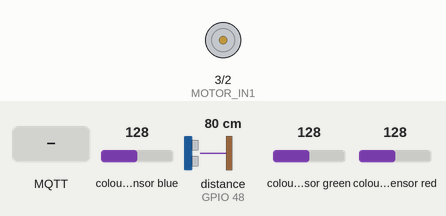
Recording of a program running on a simulated ESP32-C3. On the bench: motor-driver pin pairs drawn as motors (green arrow = first pin HIGH = forward, orange = second pin HIGH = backward, longer = more drive). The inputs (shaded band) are chosen by the test bench; at power-on: distance to the obstacle (sensor on GPIO 48) 80 cm, colour sensor blue 128, colour sensor green 128, colour sensor red 128. WiFi joins after 1.5 s; servers stay silent unless stated; no MQTT or app messages arrive unless stated; what the program prints to the serial monitor is not drawn.

Above: at 3.7 s.
3.8 s: MQTT message "analyze" arrives on the first subscribed topic
At 5.8 s:
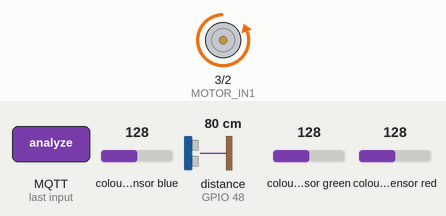
6.1 s: distance to the obstacle (sensor on GPIO 48) set to 4 cm
7.6 s: distance to the obstacle (sensor on GPIO 48) set to 2 cm
At 7.9 s:
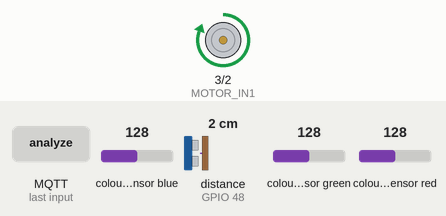
9.1 s: distance to the obstacle (sensor on GPIO 48) set to 9 cm
At 10.1 s:
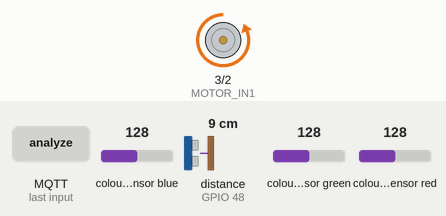
10.6 s: distance to the obstacle (sensor on GPIO 48) set to 196 cm
12.1 s: distance to the obstacle (sensor on GPIO 48) set to 204 cm
At 13.3 s:
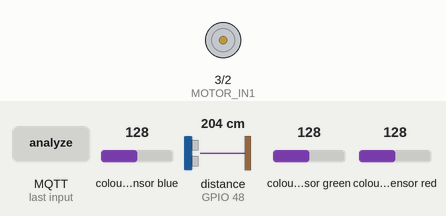
Timing chart, 0 to 14.6 s (numbered marks = the images above; inputs shaded):
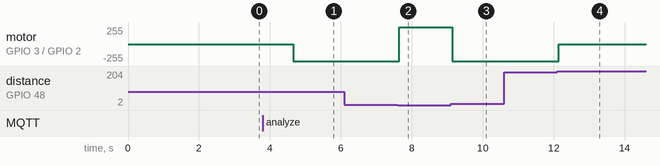

Measured:
- the behaviour switches between 3 and 2 cm on distance to the obstacle (sensor on GPIO 48) (found by bisection; images 1 and 2)
- the behaviour switches between 200 and 201 cm on distance to the obstacle (sensor on GPIO 48) (found by bisection; images 3 and 4)
- after the input at 3.8 s, motor on GPIO 3 (MOTOR_IN1) / GPIO 2 (MOTOR_IN2): stopped → backward 255/255 after 0.86 s
- after the input at 6.1 s, every drawn part: stays the same
- after the input at 7.6 s, motor on GPIO 3 (MOTOR_IN1) / GPIO 2 (MOTOR_IN2): backward 255/255 → forward 255/255 after 0.05 s
- after the input at 9.1 s, motor on GPIO 3 (MOTOR_IN1) / GPIO 2 (MOTOR_IN2): forward 255/255 → backward 255/255 at once
- after the input at 10.6 s, every drawn part: stays the same
- after the input at 12.1 s, motor on GPIO 3 (MOTOR_IN1) / GPIO 2 (MOTOR_IN2): backward 255/255 → stopped at once

The program:

main.cpp
```cpp
#include <WiFi.h>
#include <PubSubClient.h>
#include <Wire.h>
#include "Adafruit_VL53L0X.h"
#include "Adafruit_TCS34725.h"

// --- Константы ---
#define MODULE_TYPE "sorting-center"
#define DISTANCE_THRESHOLD_MM 25

#define MOTOR_IN1 3       // Пины подключения к L298N
#define MOTOR_IN2 2
#define XSHUT 10          // Пин для отключения vl53l0x

#define MQTT_SERVER "192.168.8.100"
#define WIFI_SSID "Beeline_MF"
#define WIFI_PASS "$@ndr0nix"

// --- MQTT и сеть ---
WiFiClient espClient;
PubSubClient client(espClient);

// --- Датчики ---
Adafruit_VL53L0X vl53 = Adafruit_VL53L0X();
Adafruit_TCS34725 tcs = Adafruit_TCS34725(TCS34725_INTEGRATIONTIME_50MS, TCS34725_GAIN_4X);

String mac_id = "";

// --- Функции ---
void sendIdentity() {
  String ip = WiFi.localIP().toString();
  String mac = WiFi.macAddress();

  client.publish(("module/" + mac + "/identity/type").c_str(), MODULE_TYPE);
  client.publish(("module/" + mac + "/identity/ip").c_str(), ip.c_str());
}

void setup_wifi() {
  WiFi.begin(WIFI_SSID, WIFI_PASS);
  while (WiFi.status() != WL_CONNECTED) {
    delay(500);
    Serial.print(".");
  }
  mac_id = WiFi.macAddress();
  Serial.println("\nWiFi connected, MAC: " + mac_id);
}

void reconnect() {
  while (!client.connected()) {
    if (client.connect(mac_id.c_str())) {
      Serial.println("Connected to MQTT");
      client.subscribe(("module/" + mac_id + "/command").c_str());
      sendIdentity();
    } else {
      delay(1000);
    }
  }
}

void sendVL53() {
  VL53L0X_RangingMeasurementData_t measure;
  vl53.rangingTest(&measure, false);

  if (measure.RangeStatus != 4) {
    char topic[64];
    snprintf(topic, sizeof(topic), "module/%s/sensor/vl53l0x", mac_id.c_str());

    char msg[16];
    snprintf(msg, sizeof(msg), "%d", measure.RangeMilliMeter);
    client.publish(topic, msg);
  }
}

void sendColor() {
  uint16_t r, g, b, c;
  tcs.getRawData(&r, &g, &b, &c);

  char topic[64];
  snprintf(topic, sizeof(topic), "module/%s/sensor/tcs3472", mac_id.c_str());

  char msg[64];
  snprintf(msg, sizeof(msg), "%u,%u,%u,%u", r, g, b, c);
  client.publish(topic, msg);
}

void lowerSensor() {
  /*            UP      DOWN
    MOTOR_IN1   HIGH    LOW
    MOTOR_IN2   LOW     HIGH
  */

  while (true) {
    VL53L0X_RangingMeasurementData_t measure;
    vl53.rangingTest(&measure, false);
    if (measure.RangeStatus == 0 && measure.RangeMilliMeter < DISTANCE_THRESHOLD_MM) {
      digitalWrite(MOTOR_IN1, HIGH);
      digitalWrite(MOTOR_IN2, LOW);
    } else if (measure.RangeStatus == 0 && measure.RangeMilliMeter > DISTANCE_THRESHOLD_MM){
      digitalWrite(MOTOR_IN1, LOW);
      digitalWrite(MOTOR_IN2, HIGH);
    } else {
      break;
    }
    delay(50);
  }

  digitalWrite(MOTOR_IN1, LOW);
  digitalWrite(MOTOR_IN2, LOW);
}

void onMessage(char* topic, byte* payload, unsigned int length) {
  String cmd;
  for (unsigned int i = 0; i < length; i++) cmd += (char)payload[i];

  if (cmd == "analyze") {
    lowerSensor();
    delay(200); // стабилизация
    sendColor();
  }
}

void setup() {
  Serial.begin(115200);
  Wire.begin();

  pinMode(MOTOR_IN1, OUTPUT);
  pinMode(MOTOR_IN2, OUTPUT);
  digitalWrite(MOTOR_IN1, LOW);
  digitalWrite(MOTOR_IN2, LOW);

  setup_wifi();
  client.setServer(MQTT_SERVER, 1883);
  client.setCallback(onMessage);

  vl53.begin(0x30, false);
  delay(500);
  tcs.begin(0x29);
  delay(500);
}

void loop() {
  if (!client.connected()) reconnect();
  client.loop();

  sendVL53();
  delay(1000);
}
```
